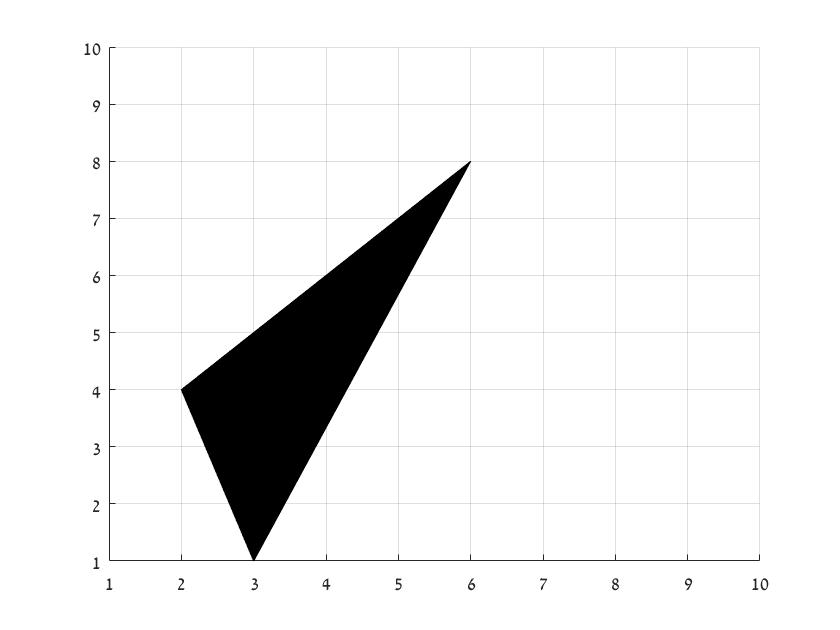
#> input picture Triangles/1.jpg, 840 x 630 px, found by its file name; its folder holds 4 pictures in this run
$ python backprop.py
#> lines starting #> are read from the running program, lines starting #| are printed output that depends on the picture
import math
import random
import numpy as np
import time

random.seed(time.time())


# מחזיר מס רנדומלי בין a-b
def rand(a, b):
    return random.uniform(a, b)


# פונקציית סיגמונד
# [6 lines left out: function sigmoid, not called in this run]


def dsigmoid(y):
    return 1.0 - y ** 2


# [5 lines left out: function makeMatrix, not called in this run]


class NeuralNetwork:
    # [105 lines left out: functions __init__, update, backPropagate, test, not called in this run]

    #####################################
    """
    def weights(self):
        print('Input weights:')
        for i in range(self.ni):
            print(self.wi[i])
        print()
        print('Output weights:')
        for j in range(self.nh):
            print(self.wo[j])
"""

    ############################אימון#############
    # [14 lines left out: function train, not called in this run]


############################
def main():
    import warnings
    warnings.filterwarnings("ignore", category=RuntimeWarning)
    from PIL import Image
    import numpy as np
    from os import listdir
    import os

    triangles=list()
    circles=list()
    ellipses=list()
    # המרת התמונות למטריצות, פונקצייה בנוייה . 3 לולאות לשלושת הצורות נכנסות לרשימות למעלה
    kernel=0.42
    curr_dir=os.getcwd()
    triangle_path=os.path.join(curr_dir, 'Triangles')
    for filename in listdir(triangle_path):
        img=Image.open(triangle_path + "\\\\" + filename)
#> img is the input picture: PIL image 840x630 RGB; min 0, max 255, mean 237.3
        new_img=img.resize((28, 28))
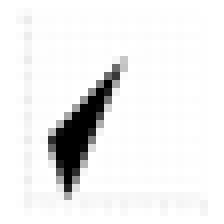
#> new_img: PIL image 28x28 RGB (shown 8 times larger); min 0, max 255, mean 237.3
        mat=np.array(new_img).flatten() / 255.0
#> mat = 2352 values, max 1 at index 0, min 0 at index 879, mean 0.93
        triangles.append(np.convolve(mat, kernel))
#> pass 2 of the loop in main, `for filename in listdir(triangle_path):`:
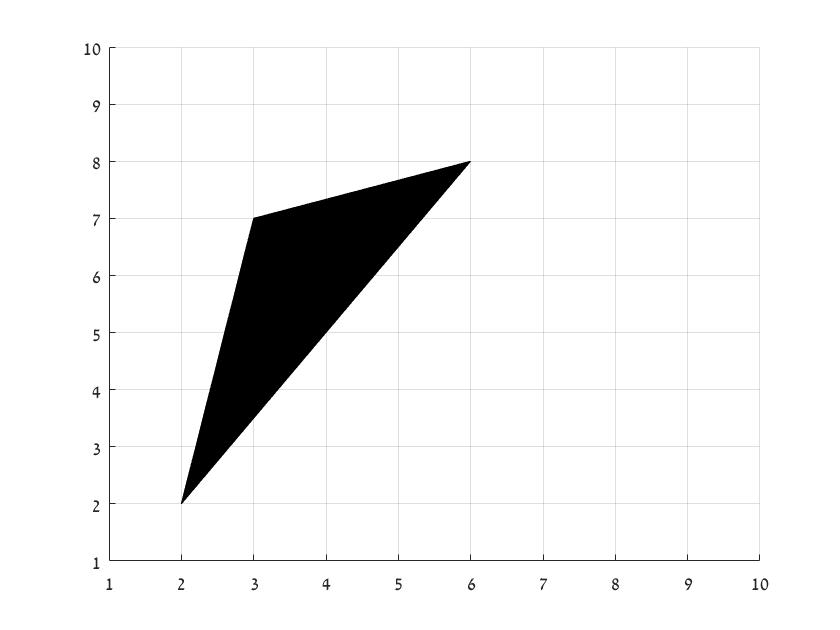
#> input picture Triangles/10.jpg, 840 x 630 px, found by its file name
#> in main, img is the input picture: PIL image 840x630 RGB; min 0, max 255, mean 239.3
#> in main, `new_img=img.resize((28, 28))`:
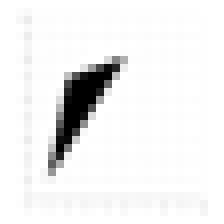
#> new_img: PIL image 28x28 RGB (shown 8 times larger); min 0, max 255, mean 239.2
#> mat = 2352 values, max 1 at index 0, min 0 at index 789, mean 0.938
#> pass 3 of the loop in main, `for filename in listdir(triangle_path):`:
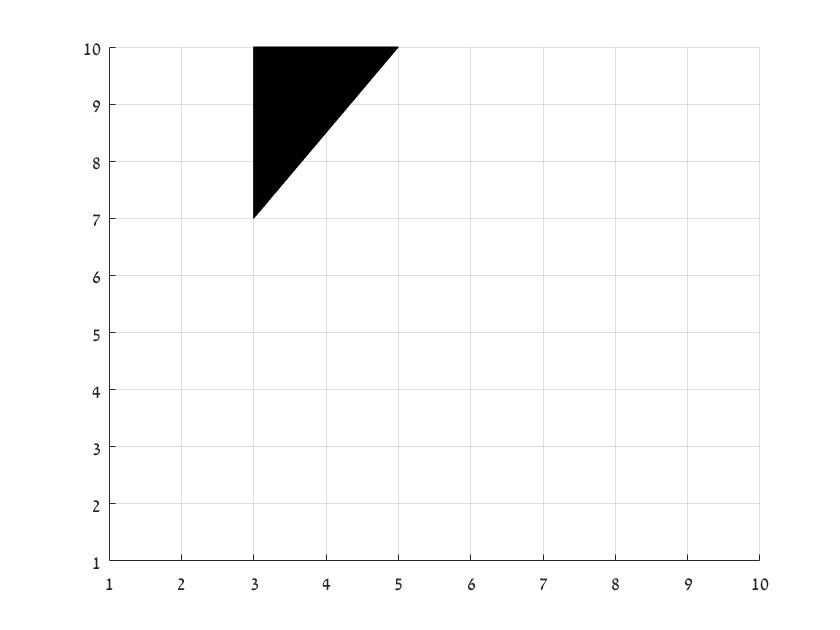
#> input picture Triangles/11.jpg, 840 x 630 px, found by its file name
#> in main, img is the input picture: PIL image 840x630 RGB; min 0, max 255, mean 247.3
#> in main, `new_img=img.resize((28, 28))`:
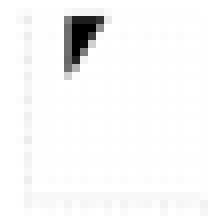
#> new_img: PIL image 28x28 RGB (shown 8 times larger); min 0, max 255, mean 247.3
#> mat = 2352 values, max 1 at index 0, min 0 at index 279, mean 0.97
#> the loop made 4 passes; the first 3 are shown

    ellipse_path=os.path.join(curr_dir, 'Ellipses')
#> (the run stopped early here; a loop or call above may not have finished)
